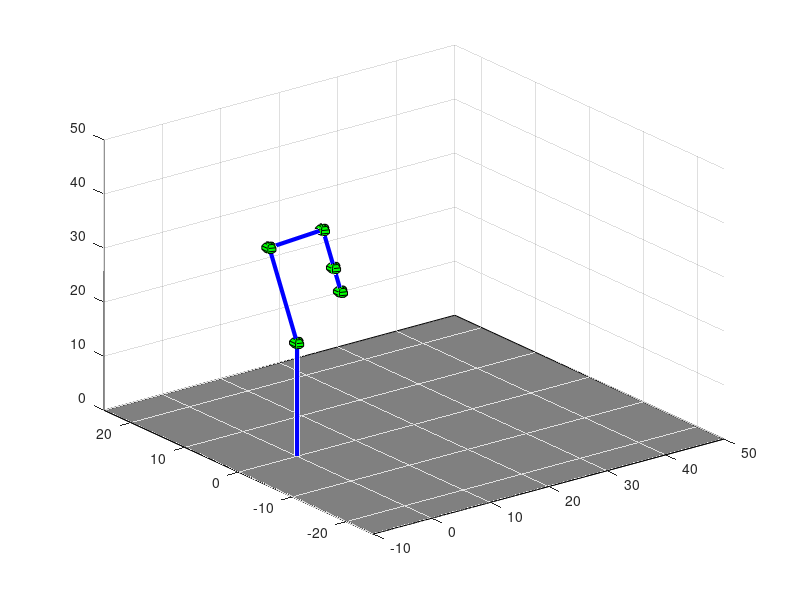

Write MATLAB code to recreate this figure.
% Simple-DH-Simulator 2-1-2020
% Coding by Patorn-J

clc;
clear ;

prompt1 = 'insert angle of joint 1 (base): ' ;
prompt2 = 'insert angle of joint 2 : ';
prompt3 = 'insert angle of joint 3 : ';
prompt4 = 'insert angle of joint 4 : ';

theta1 = input(prompt1);
theta2 = -input(prompt2)-100;
theta3 = -input(prompt3)+110;
theta4 = -input(prompt4)+80;

theta = [theta1,theta2,theta3,theta4,0];
alpha = [-90,0,0,0,0];
a = [0,20,10,8,5];
d = [21,0,0,0,0];

hold on
T = 1 ;
old_link = [0,0,0];

for i = 1 : 5
Mdh = [ cosd(theta(i)) , (-sind(theta(i)))*cosd(alpha(i)) ,(sind(theta(i)))*sind(alpha(i)), a(i)*cosd(theta(i));
    sind(theta(i)) ,  (cosd(theta(i)))*cosd(alpha(i)) , (-cosd(theta(i)))*sind(alpha(i)) , a(i)*sind(theta(i)) ;
    0 , sind(alpha(i)) , cosd(alpha(i)) , d(i) ;
    0,0,0,1];
    T = T*Mdh ;
    link = [T(1,4),T(2,4),T(3,4)];
    plot3([old_link(1) link(1)],[old_link(2) link(2)],[old_link(3) link(3)], 'b' , 'LineWidth', 3);
    [x,y,z] = sphere(5);
    surf(x+T(1,4),y+T(2,4),z+T(3,4), 'FaceColor', [0,1,0]);
    old_link = link ;
    if i == 5
        disp(link);
    end
end

p1 = [-10 -25 0];
p2 = [50 -25 0];
p3 = [50 25 0];
p4 = [-10 25 0]; 
plane_x = [p1(1) p2(1) p3(1) p4(1)];
plane_y = [p1(2) p2(2) p3(2) p4(2)];
plane_z = [p1(3) p2(3) p3(3) p4(3)];
fill3(plane_x, plane_y, plane_z, [0.5 0.5 0.5]);
xlim([-10 50])
ylim([-25 25])
zlim([0 50])
grid on
hold off

